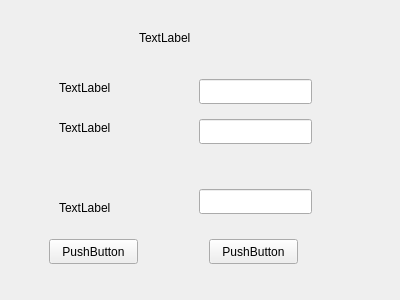
<?xml version="1.0" encoding="UTF-8"?>
<ui version="4.0">
 <class>ThreeQuery</class>
 <widget class="QWidget" name="ThreeQuery">
  <property name="geometry">
   <rect>
    <x>0</x>
    <y>0</y>
    <width>400</width>
    <height>300</height>
   </rect>
  </property>
  <property name="windowTitle">
   <string>Form</string>
  </property>
  <property name="styleSheet">
   <string notr="true"/>
  </property>
  <widget class="QWidget" name="Com_ThreeQuery_wgContainer" native="true">
   <property name="geometry">
    <rect>
     <x>9</x>
     <y>9</y>
     <width>382</width>
     <height>282</height>
    </rect>
   </property>
   <widget class="QPushButton" name="Com_ThreeQuery_btCancel">
    <property name="geometry">
     <rect>
      <x>200</x>
      <y>230</y>
      <width>89</width>
      <height>25</height>
     </rect>
    </property>
    <property name="text">
     <string>PushButton</string>
    </property>
   </widget>
   <widget class="QLabel" name="Com_ThreeQuery_lbL3">
    <property name="geometry">
     <rect>
      <x>50</x>
      <y>190</y>
      <width>67</width>
      <height>17</height>
     </rect>
    </property>
    <property name="text">
     <string>TextLabel</string>
    </property>
   </widget>
   <widget class="QLabel" name="Com_ThreeQuery_lbL2">
    <property name="geometry">
     <rect>
      <x>50</x>
      <y>110</y>
      <width>67</width>
      <height>17</height>
     </rect>
    </property>
    <property name="text">
     <string>TextLabel</string>
    </property>
   </widget>
   <widget class="QLabel" name="Com_ThreeQuery_lbL1">
    <property name="geometry">
     <rect>
      <x>50</x>
      <y>70</y>
      <width>67</width>
      <height>17</height>
     </rect>
    </property>
    <property name="text">
     <string>TextLabel</string>
    </property>
   </widget>
   <widget class="QLineEdit" name="Com_ThreeQuery_leR2">
    <property name="geometry">
     <rect>
      <x>190</x>
      <y>110</y>
      <width>113</width>
      <height>25</height>
     </rect>
    </property>
   </widget>
   <widget class="QLineEdit" name="Com_ThreeQuery_leR1">
    <property name="geometry">
     <rect>
      <x>190</x>
      <y>70</y>
      <width>113</width>
      <height>25</height>
     </rect>
    </property>
   </widget>
   <widget class="QLineEdit" name="Com_ThreeQuery_leR3">
    <property name="geometry">
     <rect>
      <x>190</x>
      <y>180</y>
      <width>113</width>
      <height>25</height>
     </rect>
    </property>
   </widget>
   <widget class="QLabel" name="Com_ThreeQuery_lbTitle">
    <property name="geometry">
     <rect>
      <x>130</x>
      <y>20</y>
      <width>67</width>
      <height>17</height>
     </rect>
    </property>
    <property name="text">
     <string>TextLabel</string>
    </property>
   </widget>
   <widget class="QPushButton" name="Com_ThreeQuery_btConfirm">
    <property name="geometry">
     <rect>
      <x>40</x>
      <y>230</y>
      <width>89</width>
      <height>25</height>
     </rect>
    </property>
    <property name="text">
     <string>PushButton</string>
    </property>
   </widget>
  </widget>
 </widget>
 <resources/>
 <connections/>
</ui>
